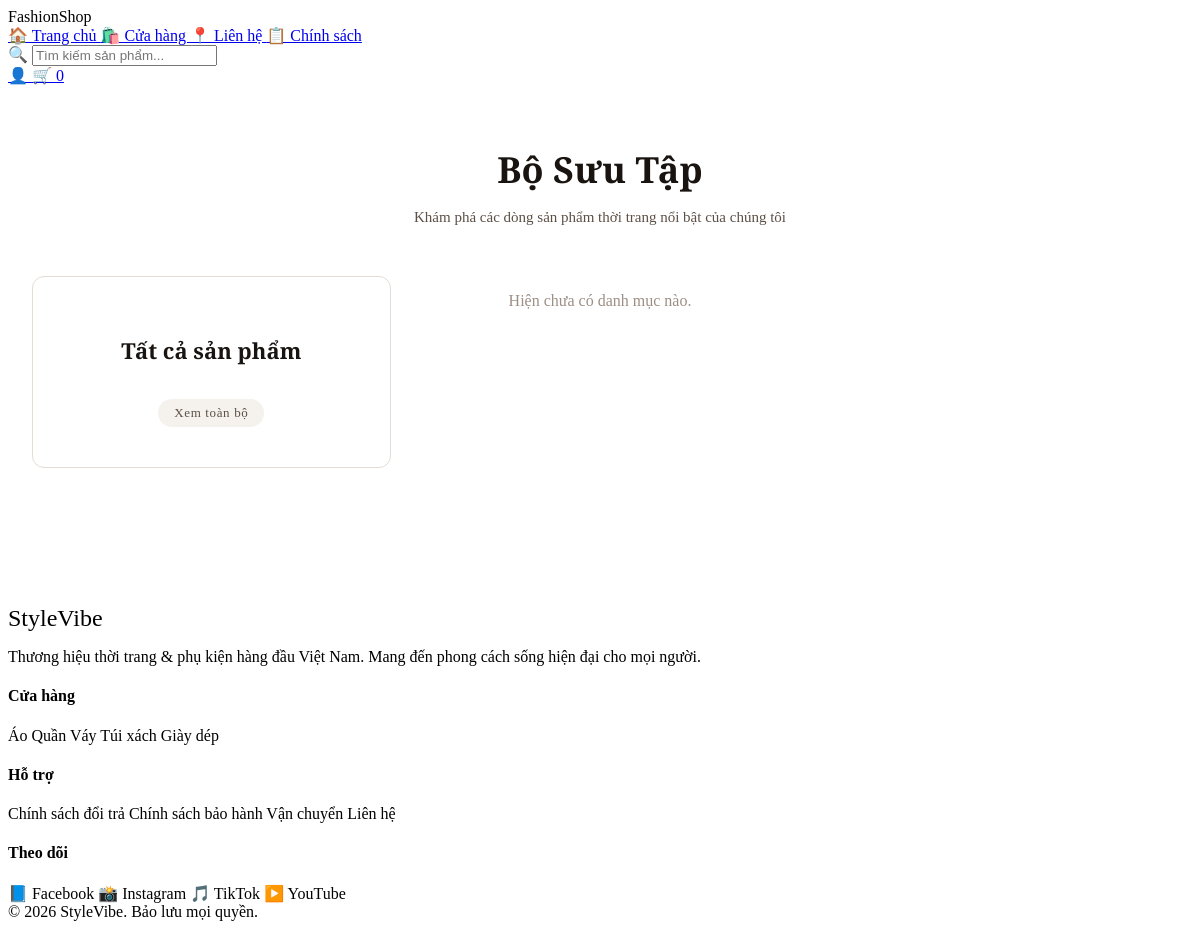
The app's page /products/category.php, older data.
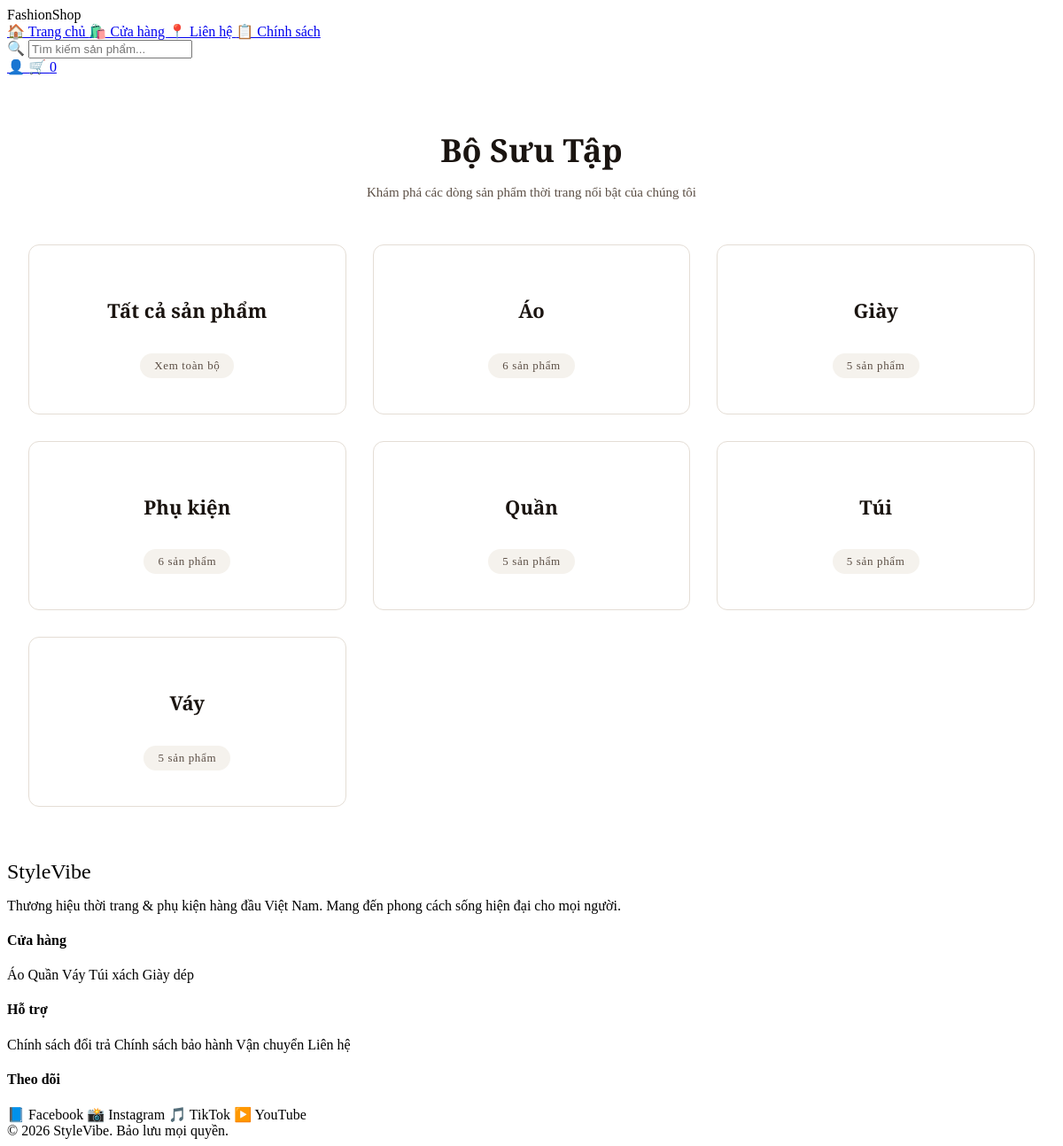
The same page, newer data.
### tables this page shows
CREATE TABLE `categories` (
  `id` int(11) NOT NULL,
  `name` varchar(100) NOT NULL,
  `icon` varchar(20) DEFAULT NULL
);

### config/config.php (called while the page is built, shortened)
<?php
$base_url = "http://localhost/fashion-shop/";
?>

### products/category.php (the view, shortened to what this page needs)
<?php
include('../config/config.php');
$sql = "
    SELECT c.id, c.name, COUNT(p.id) as total_products
    FROM categories c
    LEFT JOIN products p ON c.id = p.category_id
    GROUP BY c.id, c.name
    ORDER BY c.name ASC
";
$result = mysqli_query($conn, $sql);
$categories = [];
if ($result) {
    while ($row = mysqli_fetch_assoc($result)) {
        $categories[] = $row;
    }
}
include('../includes/navbar.php');
?>
<link rel="stylesheet" href="../assets/css/category.css">
<main class="category-page">
    <div class="category-header">
        <h1 class="category-title">Bộ Sưu Tập</h1>
        <p class="category-subtitle">Khám phá các dòng sản phẩm thời trang nổi bật của chúng tôi</p>
    </div>
    <div class="category-grid">
        <a href="shop.php" class="category-card">
            <h2 class="category-name">Tất cả sản phẩm</h2>
            <span class="category-count">Xem toàn bộ</span>
        </a>
        <?php if (!empty($categories)): ?>
            <?php foreach ($categories as $cat): ?>
                <a href="shop.php?category_id=<?= $cat['id'] ?>" class="category-card">
                    <h2 class="category-name"><?= htmlspecialchars($cat['name']) ?></h2>
                    <span class="category-count">
                        <?= $cat['total_products'] ?> sản phẩm
                    </span>
                </a>
            <?php endforeach; ?>
        <?php else: ?>
            <p style="text-align: center; width: 100%; color: #9C8F85;">Hiện chưa có danh mục nào.</p>
        <?php endif; ?>
    </div>
</main>
<?php include('../includes/footer.php'); ?>

### includes/navbar.php (shortened to what this page needs)
<?php
include_once(__DIR__ . "/../config/config.php");
$isLoggedIn = isset($_SESSION['user_id']);
$currentUser = $isLoggedIn ? $_SESSION['user'] : null;
$cart_count = 0;
?>
<nav class="nav">
  <div class="nav-inner">
    <div class="logo">
      Fashion<span>Shop</span>
    </div>
    <div class="nav-links">
      <a href="<?= $base_url ?>index.php">
        🏠 Trang chủ
      </a>
      <a href="<?= $base_url ?>products/shop.php">
        🛍️ Cửa hàng
      </a>
      <a href="<?= $base_url ?>contact/contact.php">
        📍 Liên hệ
      </a>
      <a href="<?= $base_url ?>policy/policy.php">
        📋 Chính sách
      </a>
    </div>
    <div class="search-bar">
      <span>🔍</span>
      <input
        type="text"
        id="globalSearch"
        placeholder="Tìm kiếm sản phẩm..."
        oninput="globalSearchHandler(this.value)">
    </div>
    <div class="nav-right">
      <?php if ($isLoggedIn): ?>
        <div class="user-dropdown" id="userDropdown">
          <button class="nav-user-btn" onclick="toggleUserMenu()">
            <span class="nav-user-avatar">
              <?= $currentUser['avatar'] ? '<img src="' . $base_url . 'assets/uploads/users/' . $currentUser['avatar'] . '" alt="avatar">'
              : mb_substr($currentUser['fullname'], 0, 1, 'UTF-8') ?>
            </span>
            <span class="nav-user-name"><?= htmlspecialchars($currentUser['fullname']) ?></span>
            <span class="dropdown-arrow">▾</span>
          </button>
          <div class="user-dropdown-menu" id="userDropdownMenu">
            <a href="<?= $base_url ?>profile.php" class="dropdown-item">
              📋 Hồ sơ của tôi
            </a>
            <a href="<?= $base_url ?>orders/my_orders.php" class="dropdown-item">
              📦 Đơn hàng
            </a>
            <a href="<?= $base_url ?>wishlist/wishlist.php" class="dropdown-item">
              ❤️ Yêu thích
            </a>
            <div class="dropdown-divider"></div>
            <a href="javascript:void(0)" class="dropdown-item" onclick="logoutFromNav()">
              🚪 Đăng xuất
            </a>
          </div>
        </div>
      <?php else: ?>
        <a
          href="<?= $base_url ?>auth/auth.php"
          class="nav-icon"
          title="Đăng nhập">
          👤
        </a>
      <?php endif; ?>
      <a
        href="<?= $base_url ?>cart/cart.php"
        class="nav-icon"
        title="Giỏ hàng">
        🛒
        <span class="badge" id="cartBadge"><?= $cart_count ?></span>
      </a>
    </div>
  </div>
</nav>

### includes/footer.php (shortened to what this page needs)
<footer>
  <div class="footer-inner">
    <div class="footer-grid">
      <div class="footer-brand">
        <div class="logo" style="font-size:1.5rem;margin-bottom:.5rem">Style<span>Vibe</span></div>
        <p>Thương hiệu thời trang & phụ kiện hàng đầu Việt Nam. Mang đến phong cách sống hiện đại cho mọi người.</p>
      </div>
      <div class="footer-col">
        <h4>Cửa hàng</h4>
        <a onclick="filterByCategory('Áo')">Áo</a>
        <a onclick="filterByCategory('Quần')">Quần</a>
        <a onclick="filterByCategory('Váy')">Váy</a>
        <a onclick="filterByCategory('Túi')">Túi xách</a>
        <a onclick="filterByCategory('Giày')">Giày dép</a>
      </div>
      <div class="footer-col">
        <h4>Hỗ trợ</h4>
        <a onclick="showPage('policy')">Chính sách đổi trả</a>
        <a onclick="showPage('policy')">Chính sách bảo hành</a>
        <a onclick="showPage('policy')">Vận chuyển</a>
        <a onclick="showPage('contact')">Liên hệ</a>
      </div>
      <div class="footer-col">
        <h4>Theo dõi</h4>
        <a>📘 Facebook</a>
        <a>📸 Instagram</a>
        <a>🎵 TikTok</a>
        <a>▶️ YouTube</a>
      </div>
    </div>
    <div class="footer-bottom">© 2026 StyleVibe. Bảo lưu mọi quyền.</div>
  </div>
</footer>

### assets/css/category.css (style rules this page uses)
.category-page { max-width: 1200px; margin: 60px auto; padding: 0 24px; min-height: 50vh; }
.category-header { text-align: center; margin-bottom: 50px; }
.category-title { font-family: 'Playfair Display', serif; font-size: 36px; font-weight: 600; color: #1A1410; margin-bottom: 12px; }
.category-subtitle { font-size: 15px; color: #5C4F45; }
.category-grid { display: grid; grid-template-columns: repeat(auto-fill, minmax(280px, 1fr)); gap: 30px; }
.category-card { background: #fff; border: 1px solid #E4DDD5; border-radius: 12px; padding: 40px 20px; text-align: center; transition: all 0.3s ease; text-decoration: none; display: flex; flex-direction: column; justify-content: center; align-items: center; gap: 15px; }
.category-name { font-family: 'Playfair Display', serif; font-size: 22px; font-weight: 600; color: #1A1410; transition: color 0.2s; }
.category-count { font-size: 13px; color: #5C4F45; background: #F5F2ED; padding: 6px 16px; border-radius: 99px; font-weight: 500; letter-spacing: 0.05em; }

Row changes from the older to the newer data that the page shows:
added categories: name "Áo", total_products "6"
added categories: name "Giày", total_products "5"
added categories: name "Phụ kiện", total_products "6"
added categories: name "Quần", total_products "5"
added categories: name "Túi", total_products "5"
added categories: name "Váy", total_products "5"
Text that changed along with them:
text no longer shown: "Hiện chưa có danh mục nào."
